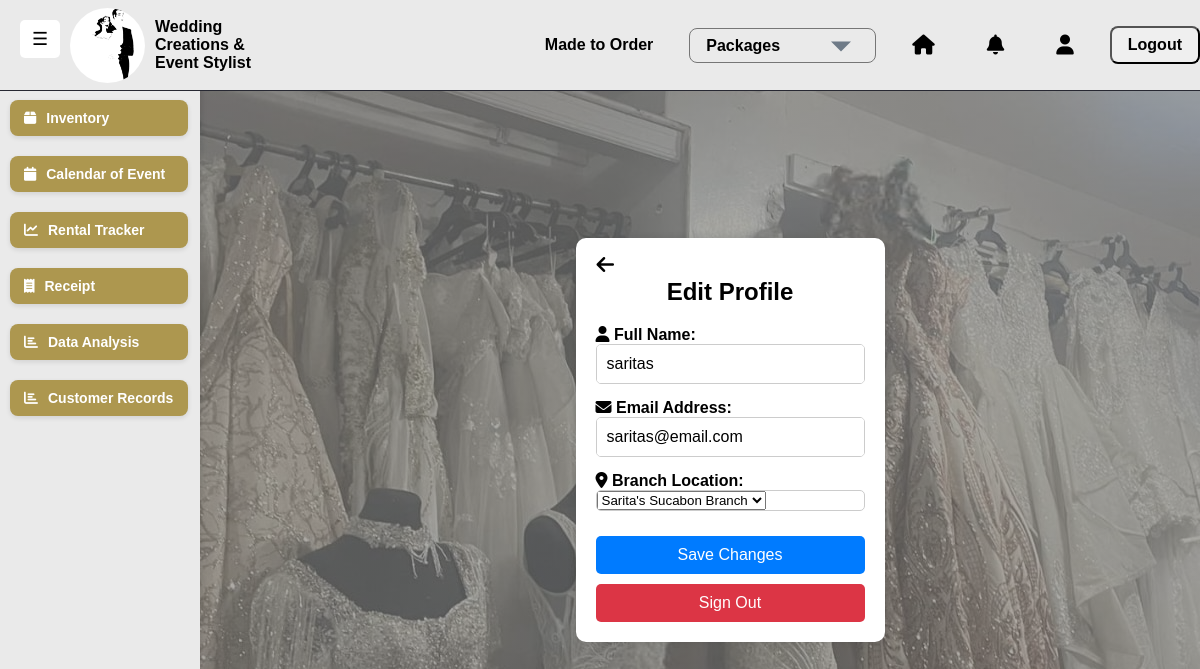
Page /profile/ (signed in) on the earlier database version.
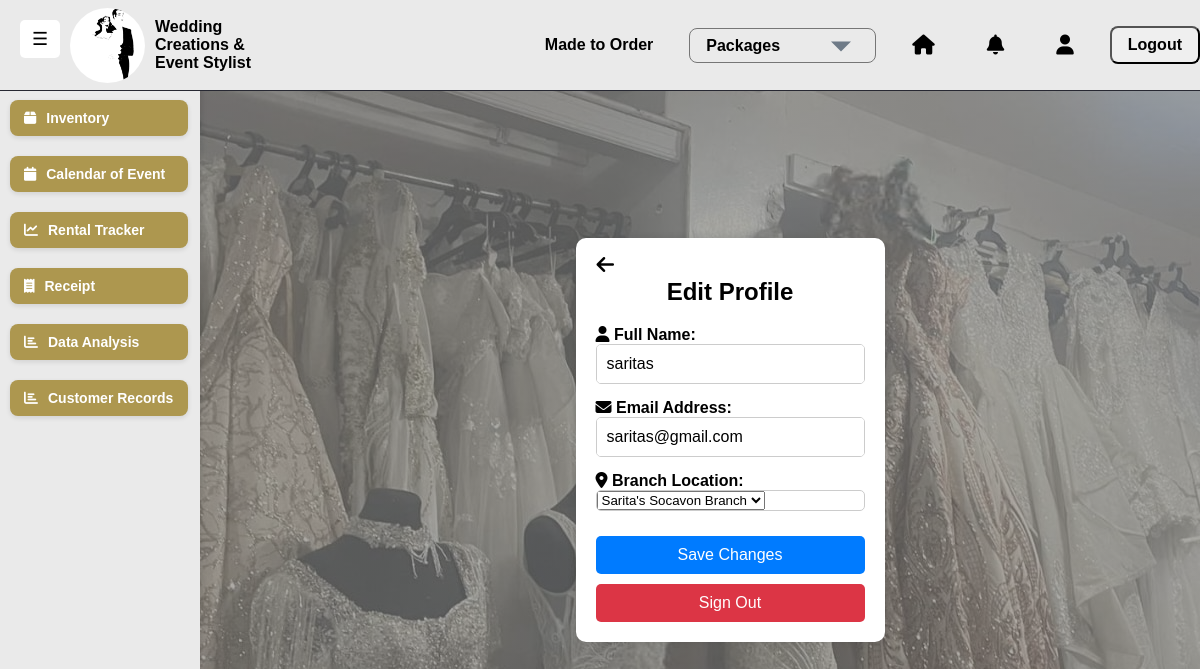
Same page on the later database version.
### saritasapp/models.py (models this page shows, shortened)
class User(AbstractUser):
    name = models.CharField(max_length=255)
    email = models.EmailField(unique=True)
    branch = models.ForeignKey(Branch, null=True, on_delete=models.SET_NULL, related_name="users")
    created_at = models.DateTimeField(auto_now_add=True)
    USERNAME_FIELD = "username"
    REQUIRED_FIELDS = ["name", "email"]

### saritasapp/views.py (the view)
# urls.py: path("profile/", views.profile_view, name="profile"),
@login_required
def profile_view(request):
    user = request.user  # Get the logged-in user
    if request.method == "POST":
        form = EditProfileForm(request.POST, request.FILES, instance=user)
        if form.is_valid():
            form.save()
            messages.success(request, "Profile updated successfully!")
            return redirect("saritasapp:profile")  # ✅ Correct app namespace
        else:
            messages.error(request, "Please correct the errors below.")
    else:
        form = EditProfileForm(instance=user)
    return render(request, "saritasapp/profile.html", {"form": form, "user": user})

### saritasapp/forms.py
class EditProfileForm(forms.ModelForm):
    branch = forms.ModelChoiceField(queryset=Branch.objects.all(), required=True)
    class Meta:
        model = User
        fields = ["name", "email", "branch"]

### saritasapp/templates/saritasapp/profile.html (shortened to what this page needs)
{% extends "saritasapp/base.html" %}
{% load static %}
{% block content %}
<div class="profile-container">
    <button class="back-button" onclick="history.back()"><i class="fas fa-arrow-left"></i></button>
    <h2>Edit Profile</h2>
    <form method="POST" enctype="multipart/form-data">
        <div class="form-group">
            <label><i class="fas fa-user"></i> Full Name:</label>
            <div class="input-container">
                <input type="text" name="name" value="{{ user.name }}">
            </div>
        </div>
        <div class="form-group">
            <label><i class="fas fa-envelope"></i> Email Address:</label>
            <div class="input-container">
                <input type="email" name="email" value="{{ user.email }}">
            </div>
        </div>
        <div class="form-group">
            <label><i class="fas fa-map-marker-alt"></i> Branch Location:</label>
            <div class="input-container">
                <select name="branch">
                    {% for branch in form.branch.field.queryset %}
                        <option value="{{ branch.id }}" {% if branch == user.branch %}selected{% endif %}>
                            {{ branch.branch_name }}
                        </option>
                    {% endfor %}
                </select>
            </div>
        </div>
        <button type="submit" class="btn save-btn">Save Changes</button>
    </form>
    <form method="post" action="{% url 'saritasapp:logout' %}">
        <button type="submit" class="btn signout-btn">Sign Out</button>
    </form>
</div>
<link rel="stylesheet" href="{% static 'css/profile.css' %}">
{% endblock %}

Differences in the rows shown:
changed User "saritas": email "saritas@email.com" → "saritas@gmail.com"
Other differences:
form field branch: "Sarita's Sucabon Branch" → "Sarita's Socavon Branch"
